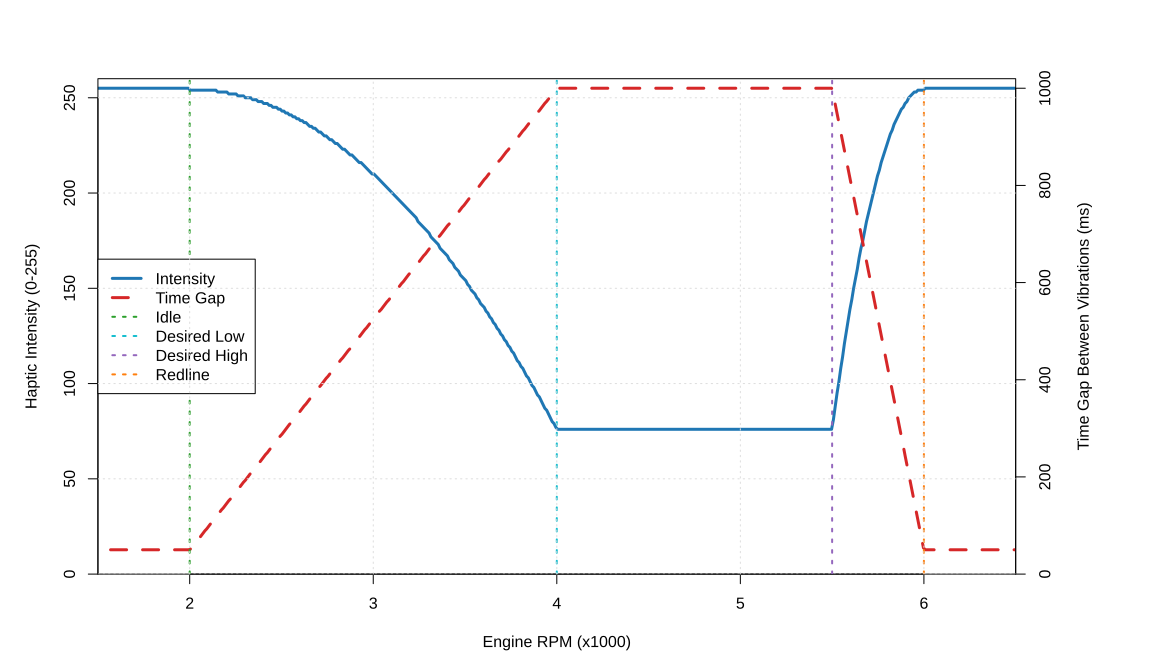

Reproduce this figure in R.
# Plot haptic intensity and vibration gap over RPM using hardcoded parameters.
# These values mirror the current tuning in the adapter.

# RPM thresholds (Engine RPM)
idle_rpm <- 20
desired_low_rpm <- 40
desired_high_rpm <- 55
redline_rpm <- 60
max_rpm <- 80

# Haptic tuning parameters
min_gap <- 50
max_gap <- 1000
min_intensity <- 0.3
max_intensity <- 1.0

script_dir <- getwd()

if (redline_rpm <= idle_rpm) {
  stop("Invalid RPM thresholds: redline must be greater than idle.")
}

rpm <- seq(0, max_rpm, length.out = 800)

calc_curve <- function(current_rpm) {
  if (current_rpm < idle_rpm) {
    # Keep output constant below idle.
    intensity <- max_intensity
    gap <- as.integer(min_gap)
  } else if (current_rpm < desired_low_rpm) {
    position <- (current_rpm - idle_rpm) / (desired_low_rpm - idle_rpm)
    position <- max(0, min(1, position))

    intensity <- max_intensity + (min_intensity - max_intensity) * (position ^ 2)
    gap <- as.integer(min_gap + (max_gap - min_gap) * position)
  } else if (current_rpm < desired_high_rpm) {
    intensity <- min_intensity
    gap <- as.integer(max_gap)
  } else if (current_rpm <= max_rpm) {
    position <- (current_rpm - desired_high_rpm) / (redline_rpm - desired_high_rpm)
    position <- max(0, min(1, position))
    taper <- 1 - (1 - position) ^ 2

    intensity <- min_intensity + (max_intensity - min_intensity) * taper
    gap <- as.integer(max_gap - (max_gap - min_gap) * position)
  } else {
    # Keep output constant above max RPM.
    intensity <- max_intensity
    gap <- as.integer(min_gap)
  }

  intensity_255 <- as.integer(intensity * 255)
  intensity_255 <- max(0, min(255, intensity_255))

  c(intensity_255 = intensity_255, gap_ms = gap)
}

curves <- t(vapply(rpm, calc_curve, c(intensity_255 = 0, gap_ms = 0)))
intensity <- curves[, "intensity_255"]
gap_ms <- curves[, "gap_ms"]

draw_plot <- function() {
  par(mar = c(5, 5, 4, 7) + 0.1, xaxs = "i", yaxs = "i")
  plot(
    rpm,
    intensity,
    type = "l",
    col = "#1f77b4",
    lwd = 3,
    xlim = c(idle_rpm - 5, redline_rpm + 5),
    ylim = c(0, 260),
    xaxt = "n",
    xlab = "Engine RPM (x1000)",
    ylab = "Haptic Intensity (0-255)"
  )

  axis(side = 1, at = seq(idle_rpm, redline_rpm, by = 10), labels = seq(idle_rpm, redline_rpm, by = 10) / 10)

  right_axis_max <- max_gap
  scaled_gap <- gap_ms / right_axis_max * 255
  lines(rpm, scaled_gap, col = "#d62728", lwd = 3, lty = 2)

  thresholds <- c(idle_rpm, desired_low_rpm, desired_high_rpm, redline_rpm)
  threshold_names <- c("Idle", "Desired Low", "Desired High", "Redline")
  line_cols <- c("#2ca02c", "#17becf", "#9467bd", "#ff7f0e")

  abline(v = thresholds, col = line_cols, lty = 3, lwd = 2)

  for (i in seq_along(thresholds)) {
    text(
      x = thresholds[i],
      y = 250,
      labels = "",
      srt = 90,
      pos = 4,
      cex = 0.8,
      col = line_cols[i],
      xpd = NA
    )
  }

  axis(
    side = 4,
    at = seq(0, 255, by = 51),
    labels = round(seq(0, right_axis_max, length.out = 6), 0)
  )
  mtext("Time Gap Between Vibrations (ms)", side = 4, line = 3)

  legend(
    "left",
    legend = c("Intensity", "Time Gap", threshold_names),
    col = c("#1f77b4", "#d62728", line_cols),
    lty = c(1, 2, 3, 3, 3, 3),
    lwd = c(3, 3, 2, 2, 2, 2),
    bg = "white"
  )

  grid(nx = NULL, ny = NULL, col = "#dddddd", lty = "dotted")
}

svg_output_path <- file.path(script_dir, "haptic_rpm_curve.svg")
if (requireNamespace("svglite", quietly = TRUE)) {
  svglite::svglite(svg_output_path, width = 12, height = 7)
} else {
  svg(svg_output_path, width = 12, height = 7)
}
draw_plot()
dev.off()

pdf_output_path <- file.path(script_dir, "haptic_rpm_curve.pdf")
pdf(pdf_output_path, width = 12, height = 7, useDingbats = FALSE)
draw_plot()
dev.off()

cat("Saved plot to:", svg_output_path, "\n")
cat("Saved plot to:", pdf_output_path, "\n")
cat("Thresholds (RPM):\n")
cat("  Idle:", idle_rpm, "\n")
cat("  Desired Low:", desired_low_rpm, "\n")
cat("  Desired High:", desired_high_rpm, "\n")
cat("  Redline:", redline_rpm, "\n")
